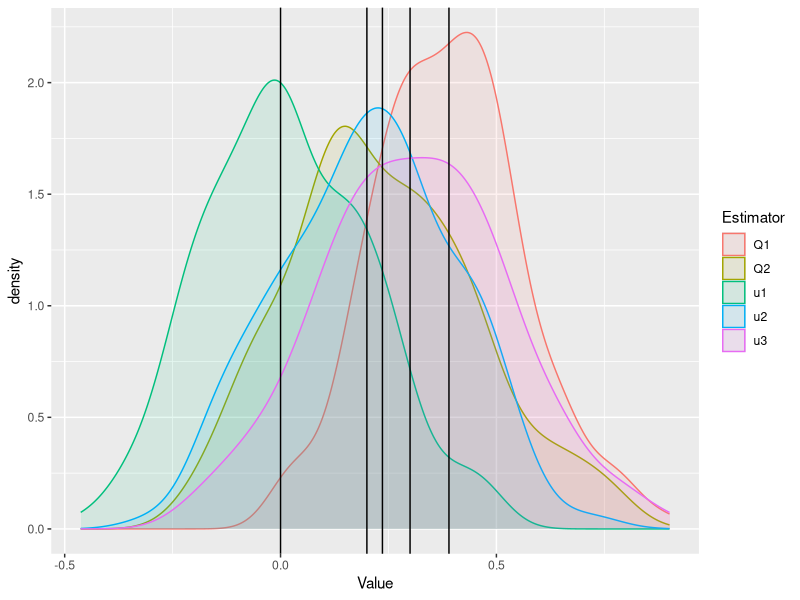
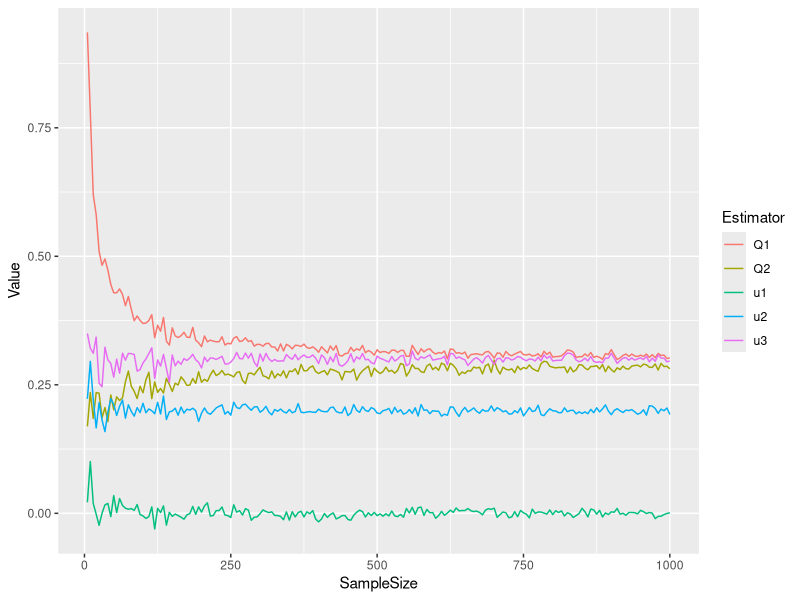

Generate these figures, in order, with R:
# Show the single estimator of the maximum expected value is biased

# assume we have three random variables

# each variable has its normal distribution

# get the 200 means of 100 samples for each variable

# get the maximum

# plot the density
X1 <- rep(NA, 200)
X2 <- rep(NA, 200)
X3 <- rep(NA, 200)
Q1 <- rep(NA, 200)
Q2 <- rep(NA, 200)
for(i in 1:200){
	X1[i] <- mean(rnorm(100, mean=0, sd=2))
	X2[i] <- mean(rnorm(100, mean=0.2, sd=2))
	X3[i] <- mean(rnorm(100, mean=0.3, sd=2))
	Q1[i] <- max(X1[i], X2[i], X3[i])
	a <- which(c(X1[i], X2[i], X3[i])==Q1[i])
	Q2[i] <- mean(rnorm(100, mean=c(0, 0.2, 0.3)[a], sd=2))
}

library(ggplot2)
df1 <- data.frame(Value = c(X1, X2, X3, Q1, Q2),Estimator=rep(c("u1","u2","u3","Q1","Q2"), each=200))
ggplot(df1, aes(Value, fill = Estimator, colour = Estimator)) +
  geom_density(alpha = 0.1) + geom_vline(xintercept = c(0, 0.2, 0.3, mean(Q1), mean(Q2)))
  
# convergence
X1 <- matrix(rep(NA, 200*200), nrow=200)
X2 <- matrix(rep(NA, 200*200), nrow=200)
X3 <- matrix(rep(NA, 200*200), nrow=200)
Q1 <- matrix(rep(NA, 200*200), nrow=200)
Q2 <- matrix(rep(NA, 200*200), nrow=200)
for(j in 1:200){
	for(i in 1:200){
		X1[i,j] <- mean(rnorm(i*5, mean=0, sd=2))
		X2[i,j] <- mean(rnorm(i*5, mean=0.2, sd=2))
		X3[i,j] <- mean(rnorm(i*5, mean=0.3, sd=2))
		Q1[i,j] <- max(X1[i,j], X2[i,j], X3[i,j])
		a <- which(c(X1[i,j], X2[i,j], X3[i,j])==Q1[i,j])
		Q2[i,j] <- mean(rnorm(i*5, mean=c(0, 0.2, 0.3)[a], sd=2))
	}
}
df2 <- data.frame(Value = c(rowMeans(X1), rowMeans(X2), rowMeans(X3), rowMeans(Q1), rowMeans(Q2)),Estimator=rep(c("u1","u2","u3","Q1","Q2"), each=200), SampleSize=rep(5*(1:200),5))
ggplot(df2, aes(x=SampleSize, y=Value, fill = Estimator, colour = Estimator)) + geom_line()# +  geom_line(aes(linetype=Estimator))
  